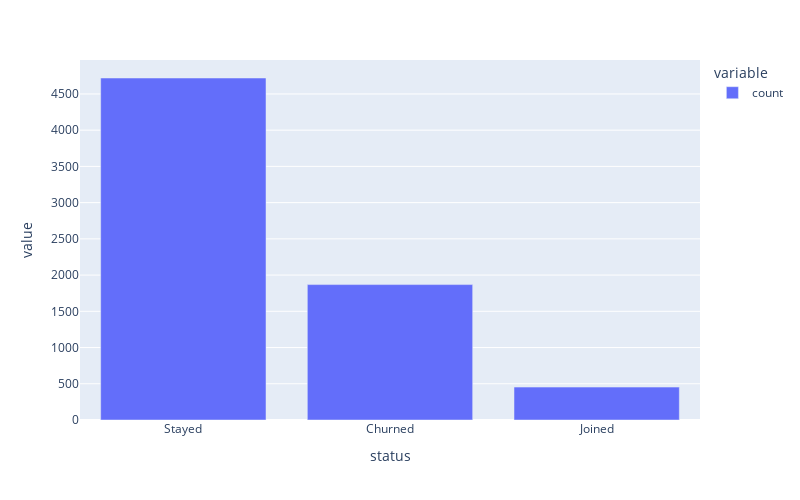

Notebook source saved alongside this figure:
### Markdown cell above
## 2. EDA - Visualization.

### Code cell
# Import the library
import plotly.express as px

# Let's have a look at the churn status.
fig = px.bar(df['status'].value_counts(), width=800, height=500)
fig.show()

### Figure 1 — Plotly figure (JSON) as saved in the notebook; plotly's stock layout.template omitted (floating-point values rounded to 4 significant figures)
{"data": [{"alignmentgroup": "True", "hovertemplate": "variable=count<br>status=%{x}<br>value=%{y}<extra></extra>", "legendgroup": "count", "marker": {"color": "#636efa", "pattern": {"shape": ""}}, "name": "count", "offsetgroup": "count", "orientation": "v", "showlegend": true, "textposition": "auto", "type": "bar", "x": ["Stayed", "Churned", "Joined"], "xaxis": "x", "y": [4720, 1869, 454], "yaxis": "y"}], "layout": {"barmode": "relative", "height": 500, "legend": {"title": {"text": "variable"}, "tracegroupgap": 0}, "margin": {"t": 60}, "width": 800, "xaxis": {"anchor": "y", "domain": [0, 1], "title": {"text": "status"}}, "yaxis": {"anchor": "x", "domain": [0, 1], "title": {"text": "value"}}}}
